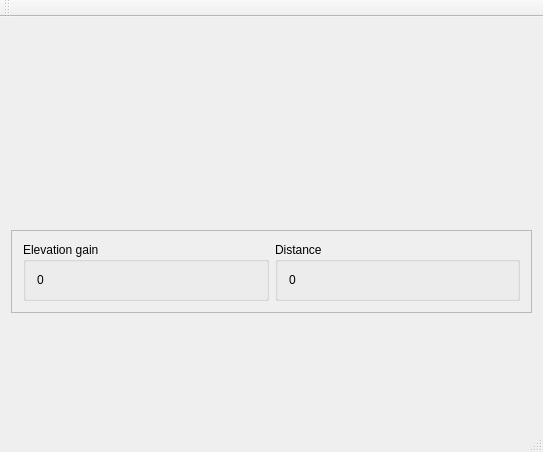
<?xml version="1.0" encoding="UTF-8"?>
<ui version="4.0">
 <class>MainWindow</class>
 <widget class="QMainWindow" name="MainWindow">
  <property name="geometry">
   <rect>
    <x>0</x>
    <y>0</y>
    <width>543</width>
    <height>452</height>
   </rect>
  </property>
  <property name="windowTitle">
   <string>MainWindow</string>
  </property>
  <widget class="QWidget" name="centralWidget">
   <layout class="QVBoxLayout" name="verticalLayout_3" stretch="1,0,0">
    <item>
     <widget class="OsmWidget" name="gpxMapWidget" native="true"/>
    </item>
    <item>
     <widget class="QFrame" name="frame">
      <property name="frameShape">
       <enum>QFrame::StyledPanel</enum>
      </property>
      <property name="frameShadow">
       <enum>QFrame::Raised</enum>
      </property>
      <layout class="QHBoxLayout" name="horizontalLayout">
       <item>
        <widget class="QGroupBox" name="groupBox">
         <property name="title">
          <string>Elevation gain</string>
         </property>
         <layout class="QVBoxLayout" name="verticalLayout">
          <item>
           <widget class="QLabel" name="elevationGainLabel">
            <property name="text">
             <string>0</string>
            </property>
           </widget>
          </item>
         </layout>
        </widget>
       </item>
       <item>
        <widget class="QGroupBox" name="groupBox_2">
         <property name="title">
          <string>Distance</string>
         </property>
         <layout class="QVBoxLayout" name="verticalLayout_2">
          <item>
           <widget class="QLabel" name="distanceLabel">
            <property name="text">
             <string>0</string>
            </property>
           </widget>
          </item>
         </layout>
        </widget>
       </item>
      </layout>
     </widget>
    </item>
    <item>
     <widget class="GpxAnalysisWidget" name="gpxAnalysisWidget" native="true">
      <property name="minimumSize">
       <size>
        <width>0</width>
        <height>100</height>
       </size>
      </property>
     </widget>
    </item>
   </layout>
  </widget>
  <widget class="QMenuBar" name="menuBar">
   <property name="geometry">
    <rect>
     <x>0</x>
     <y>0</y>
     <width>543</width>
     <height>26</height>
    </rect>
   </property>
  </widget>
  <widget class="QToolBar" name="mainToolBar">
   <attribute name="toolBarArea">
    <enum>TopToolBarArea</enum>
   </attribute>
   <attribute name="toolBarBreak">
    <bool>false</bool>
   </attribute>
  </widget>
  <widget class="QStatusBar" name="statusBar"/>
 </widget>
 <layoutdefault spacing="6" margin="11"/>
 <customwidgets>
  <customwidget>
   <class>GpxAnalysisWidget</class>
   <extends>QWidget</extends>
   <header>GpxAnalysisWidget.h</header>
   <container>1</container>
  </customwidget>
  <customwidget>
   <class>OsmWidget</class>
   <extends>QWidget</extends>
   <header>OsmWidget.h</header>
   <container>1</container>
  </customwidget>
 </customwidgets>
 <resources/>
 <connections/>
</ui>
